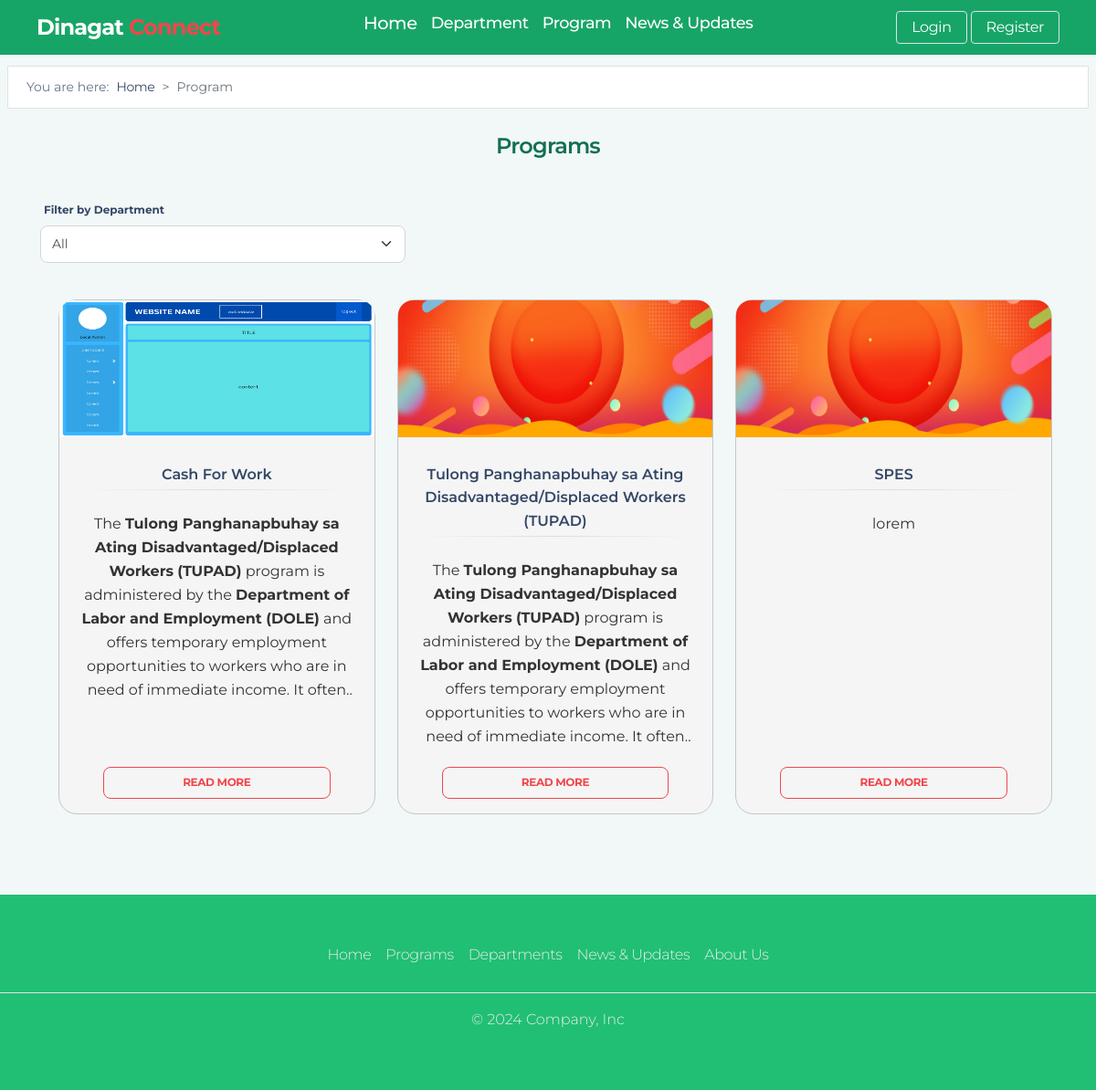
Screenshot of /program.php with the database file from the repository.
### tables this page shows
CREATE TABLE `programs` (
  `id` int(11) NOT NULL,
  `title` varchar(255) NOT NULL,
  `description` text NOT NULL,
  `beneficiary` varchar(255) NOT NULL,
  `status` enum('Active','Inactive') NOT NULL,
  `guidelines` text NOT NULL,
  `requirements` text NOT NULL,
  `duration` varchar(255) NOT NULL,
  `location_format` varchar(255) NOT NULL,
  `contact_email` varchar(255) NOT NULL,
  `schedule` varchar(255) NOT NULL,
  `banner_image` varchar(255) DEFAULT NULL,
  `form_id` int(11) NOT NULL,
  `department_id` int(11) NOT NULL,
  `created_at` timestamp NOT NULL DEFAULT current_timestamp()
);

### config/db.php (called while the page is built, shortened)
<?php
function connect() {
    $conn = new mysqli(DB_HOST, DB_USERNAME, DB_PASSWORD, DB_NAME);
    return $conn;
}
function query($sql, $params = []) {
    $conn = connect();
    $stmt = $conn->prepare($sql);
    if (!$stmt->execute()) {
        die("Execute failed: (" . $stmt->errno . ") " . $stmt->error);
    }
    if (strpos(strtoupper($sql), 'SELECT') === 0) {
        $result = $stmt->get_result();
        return $result;
    }
    return false;
}
?>

### public/program.php (the view, shortened to what this page needs)
<?php
include './includes/header.php';
$sql = "SELECT p.id, p.title, p.description, p.banner_image, d.department_name FROM programs p INNER JOIN departments d ON p.department_id = d.id";
$programs = query($sql)->fetch_all(MYSQLI_ASSOC);
?>
<div class="breadcrumb-container mt-3 pt-5 ">
<?php include 'breadcrumb.php'; ?>
</div>
<div class="container-fluid mb-5">
<h4 class="text-center m-2 py-3">Programs</h4>
  <div class="row my-4 mx-2">
    <div class="col-12">
      <div class="form-group mb-3">
        <label for="department_id" >Filter by Department</label>
        <select class="form-select" style="width: 100%; max-width: 400px" id="department_id" onchange="filterPrograms(this.value)">
          <option value="">All</option>
        </select>
      </div>
    </div>
    <div class="row my-4 mx-2" id="program-container">
    <?php foreach ($programs as $program) :
    ?>
    <div class="col-md-4 mb-3">
      <div class="card card-box h-100">
        <img src="../assets/img/uploads/<?php echo $program['banner_image']; ?>" class="card-img-top" style="height: 150px;" alt="Banner">
        <div class="card-body text-center pb-0">
          <div class="card-title p-1 m-0 text-dark fw-bold" ><?php echo $program['title']; ?></div>
          <hr class="horizontal dark m-0">
          <div class="multi-line-text-truncate-4 mt-0">
           <p class="card-text p-1 mb-3" ><?php echo $program['description']; ?></p>
          </div>
        </div>
        <a href="view_program.php?id=<?php echo $program['id']; ?>" class="btn p-2 mx-5 ">Read more</a>
      </div>
    </div>
    <?php endforeach; ?>
    </div>
</div>
</div>
<?php include './includes/footer.php'; ?>

### assets/css/main.css (style rules this page uses)
* { font-family: "Montserrat", serif; }
body { margin: 0; padding: 0; background-color: #F2F8F7; }
h1, h2, h3, h4, h5, h6 { color: #136F54; }
p { color: #333333; }
.multi-line-text-truncate-4 { overflow: hidden; max-width: 400px; display: -webkit-box; -webkit-line-clamp: 8; -webkit-box-orient: vertical; margin: 20px auto; }
.btn, .card { box-shadow: none; }
.btn { border: #F1464B 1px solid !important; color: #F1464B; }
.card-box { border-radius: 20px; background: #f5f5f5; position: relative; border: 1px solid #c3c6ce; transition: 0.5s ease-out; overflow: visible; }

### rows the page displays
programs: banner_image (picture), title "Cash For Work", description "The Tulong Panghanapbuhay sa Ating Disadvantaged/Displaced Workers (TUPAD) program is administered by the Department of Labor and Employment (DOLE) and offers temporary employment opportunities to workers who are in need of immediate income. It…"
programs: banner_image (picture), title "Tulong Panghanapbuhay sa Ating Disadvantaged/Displaced Workers (TUPAD)", description "The Tulong Panghanapbuhay sa Ating Disadvantaged/Displaced Workers (TUPAD) program is administered by the Department of Labor and Employment (DOLE) and offers temporary employment opportunities to workers who are in need of immediate income. It…"
programs: banner_image (picture), title "SPES", description "lorem"
